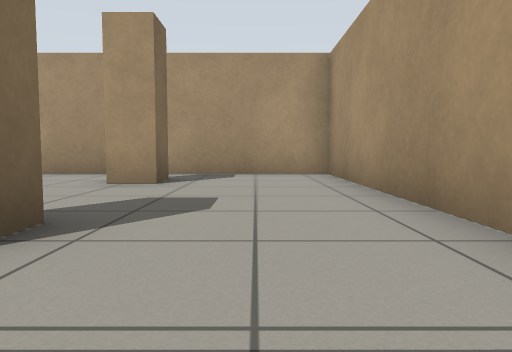
[1] (above)

24 first-person views from a walk through a world built for the Gazebo simulator. The camera is 0.5 m above the floor, tilts 4° down and sees 70° across. The floor is counted in squares, 1 m on a side. Each view is taken from the middle of a square. On the plan, view 1 faces up. The plan holds only what a view shows up to about 9 squares ahead; the rest is blank.

[2]
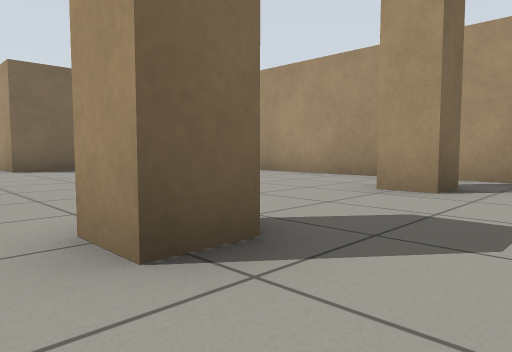

[3]
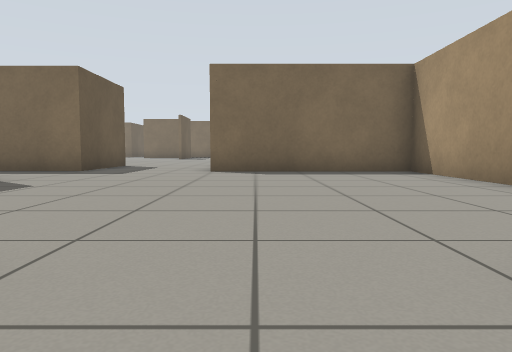

[4]
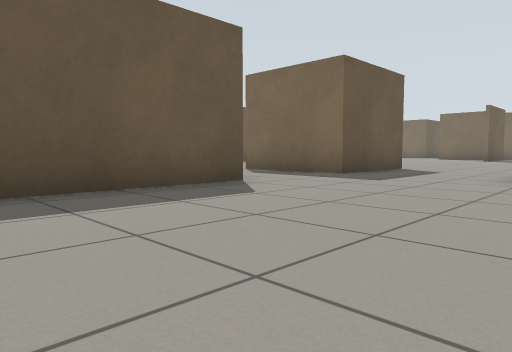

[5]
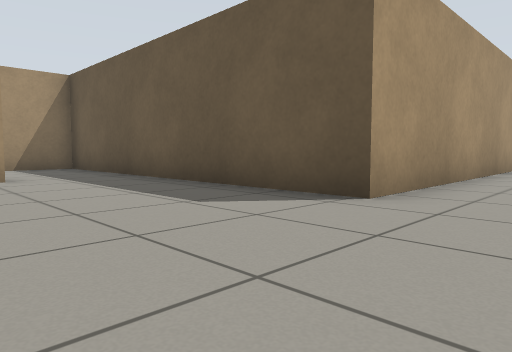

[6]
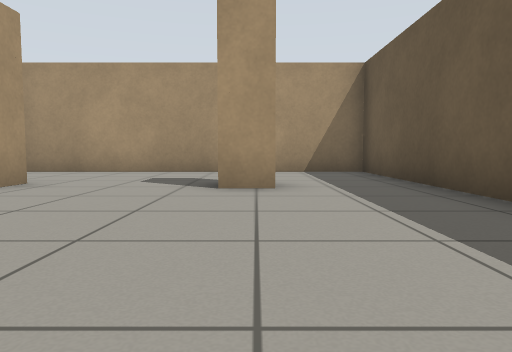

[7]
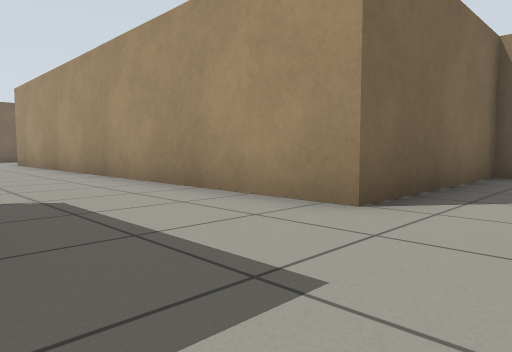

[8]
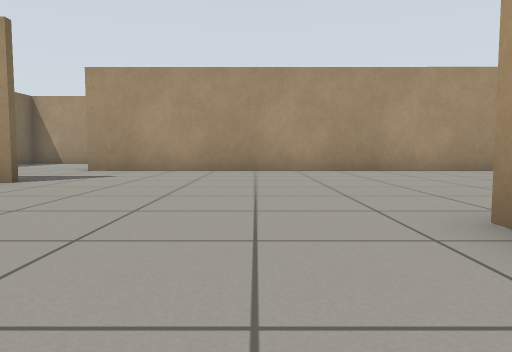

[9]
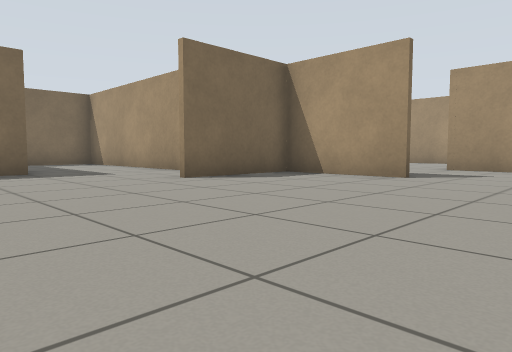

[10]
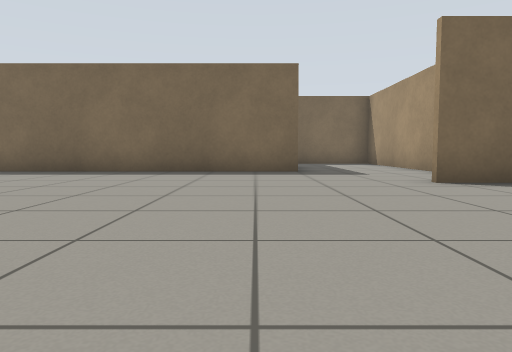

[11]
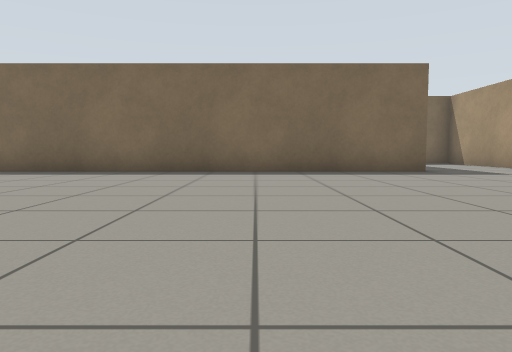

[12]
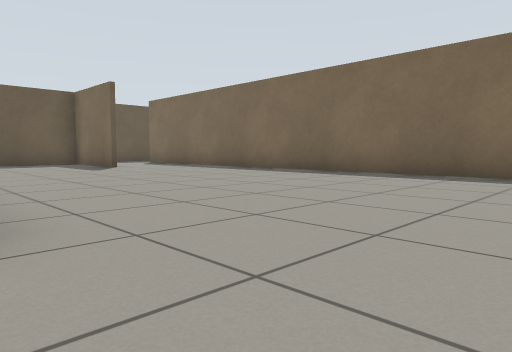

[13]
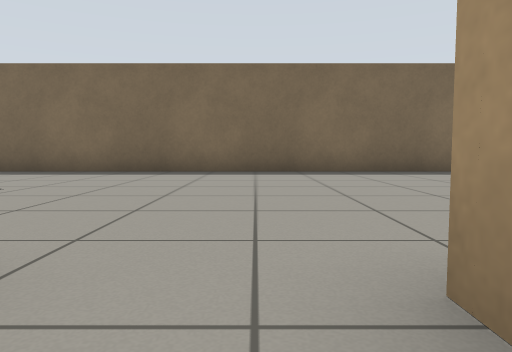

[14]
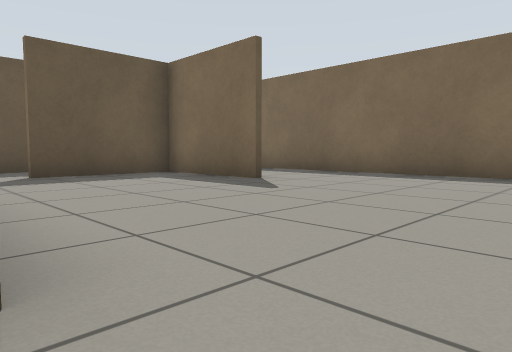

[15]
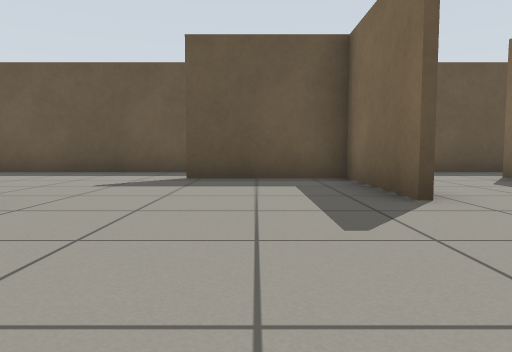

[16]
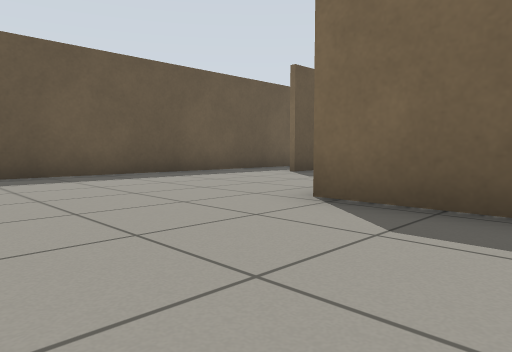

[17]
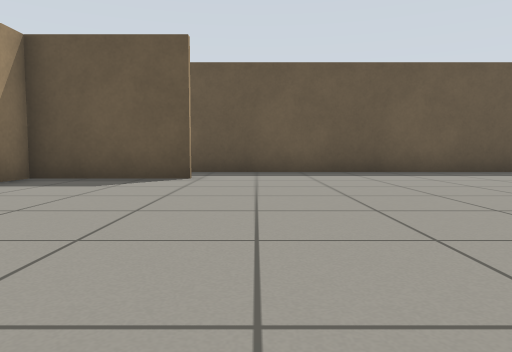

[18]
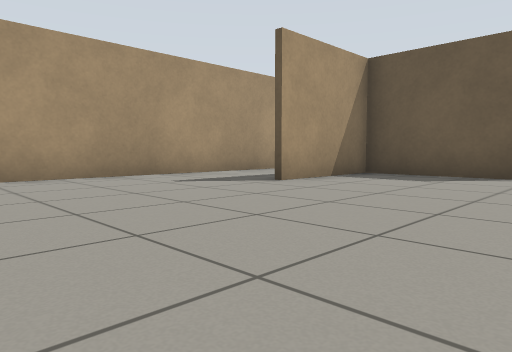

[19]
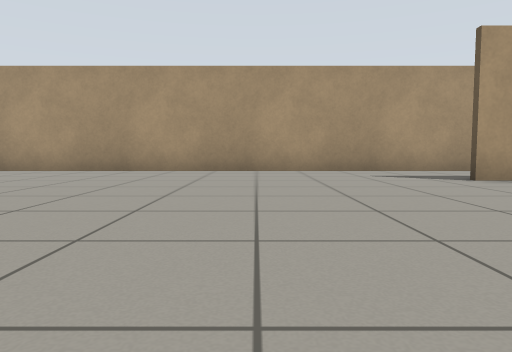

[20]
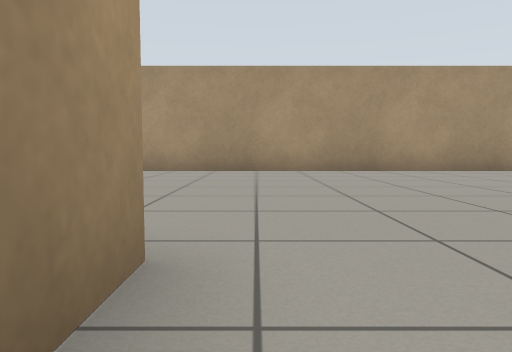

[21]
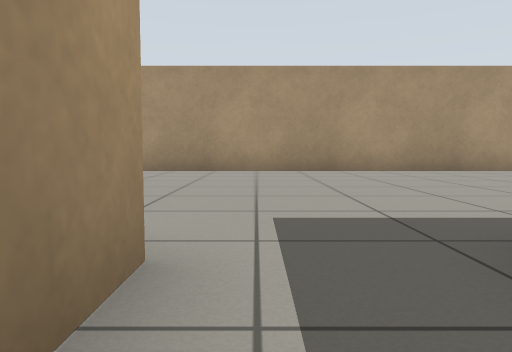

[22]
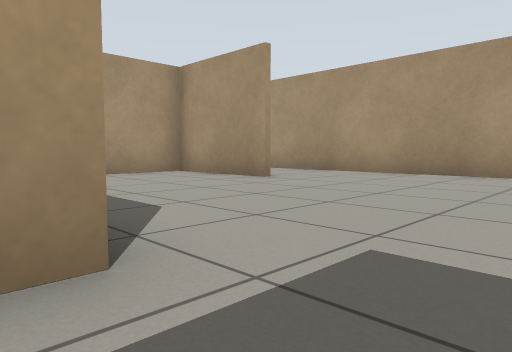

[23]
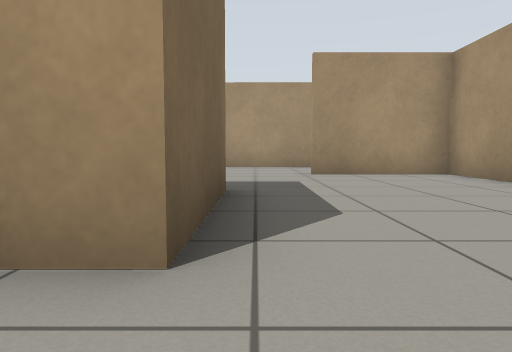

[24]
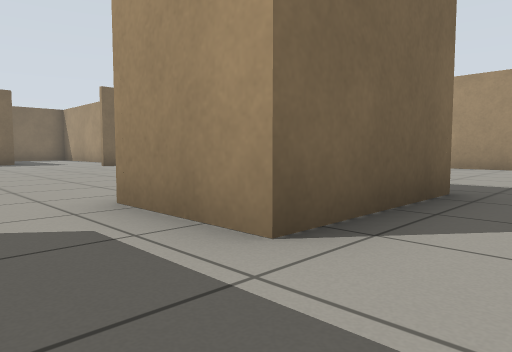

### Floor plan
Points are (right, up) in squares from view 1. A wall is a line through its corners. A room is listed if a view was taken in it or the views show most of it. See-through windows are left out.
Room 1 (views 1, 2, 3, 4, 5, 6, 7)
walls: (-1.5, 2.5) (-1.5, 1.7) (-2.2, 1.7) (-2.2, 2.5); (-1.5, 6.3) (-1.5, 5.5) (-2.2, 5.5); (-11.8, -0.2) (-9.8, -0.2) (-9.8, -2.2); (-7.2, -4.5) (-7.2, -0.5) (1.5, -0.5) (1.5, 7.7) (-9.6, 7.7) (-9.6, 2.9) (-13.5, 2.9)
ways out: opening at (-12.5, 1.5) to room 2; opening at (-8.5, -3.5) to room 2
Room 2 (views 8, 9, 10, 11, 12, 13, 14, 15, 16, 17, 18, 19, 20, 21, 22, 23, 24)
walls: (-14.2, -11.5) (-15.4, -11.5); (-18.2, -19.5) (-18.2, -21.4); (-14.4, -3.4) (-14.4, -6.5) (-16.4, -6.5); (-24.6, -21.6) (-24.6, -24.5) (-21.7, -24.5); (-27.6, -5) (-27.6, -23); (-10, -3.2) (-10, -0.4) (-12.9, -0.4); (-21.8, -0.4) (-24.6, -0.4) (-24.6, -3.2); (-12.9, -24.5) (-10, -24.5) (-10, -21.6); (-27.6, -1.8) (-28.1, -1.8); (-22.3, -26.5) (-12.5, -26.5); (-7.2, -23.2) (-7.2, -4.5); (-13.5, 2.9) (-22.1, 3); (-28.8, -26.5) (-27.1, -26.5)
ways out: opening at (-12.5, 1.5) to room 1; opening at (-8.5, -3.5) to room 1; opening at (-26, -3); opening at (-22, 1.5)

Where each view was taken, in squares from view 1:
view 1: 0 up, 0 right, facing up
view 2: 1 up, 0 right, facing up-left
view 3: 4 up, 1 left, facing left
view 4: 4 up, 3 left, facing down-left
view 5: 3 up, 9 left, facing down-right
view 6: 2 up, 7 left, facing right
view 7: 0 up, 8 left, facing up-left
view 8: 6 down, 18 left, facing up
view 9: 7 down, 19 left, facing up-left
view 10: 6 down, 19 left, facing left
view 11: 9 down, 19 left, facing left
view 12: 11 down, 20 left, facing down-left
view 13: 17 down, 19 left, facing left
view 14: 17 down, 20 left, facing down-left
view 15: 18 down, 23 left, facing down
view 16: 19 down, 15 left, facing down-left
view 17: 18 down, 14 left, facing down
view 18: 17 down, 14 left, facing down-right
view 19: 18 down, 16 left, facing right
view 20: 12 down, 16 left, facing right
view 21: 7 down, 16 left, facing right
view 22: 8 down, 15 left, facing up-right
view 23: 8 down, 14 left, facing up
view 24: 8 down, 13 left, facing up-left
